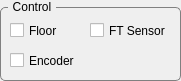
  <widget class="QGroupBox" name="groupBox_2">
   <property name="geometry">
    <rect>
     <x>130</x>
     <y>420</y>
     <width>181</width>
     <height>81</height>
    </rect>
   </property>
   <property name="styleSheet">
    <string notr="true">QGroupBox {
    border: 1px solid gray;
    border-radius: 5px;
    margin-top: 7px;
}

QGroupBox::title {
    subcontrol-origin: margin;
    left: 8px;
    padding: 0 3px 0 3px;
}

</string>
   </property>
   <property name="title">
    <string>Control</string>
   </property>
   <widget class="QCheckBox" name="CB_USE_ENCODER">
    <property name="geometry">
     <rect>
      <x>10</x>
      <y>50</y>
      <width>71</width>
      <height>21</height>
     </rect>
    </property>
    <property name="text">
     <string>Encoder</string>
    </property>
    <property name="checked">
     <bool>false</bool>
    </property>
   </widget>
   <widget class="QCheckBox" name="CB_SHOW_FLOOR">
    <property name="geometry">
     <rect>
      <x>10</x>
      <y>20</y>
      <width>71</width>
      <height>21</height>
     </rect>
    </property>
    <property name="text">
     <string>Floor</string>
    </property>
    <property name="checked">
     <bool>false</bool>
    </property>
   </widget>
   <widget class="QCheckBox" name="CB_SHOW_FT">
    <property name="geometry">
     <rect>
      <x>90</x>
      <y>20</y>
      <width>81</width>
      <height>21</height>
     </rect>
    </property>
    <property name="text">
     <string>FT Sensor</string>
    </property>
    <property name="checked">
     <bool>false</bool>
    </property>
   </widget>
  </widget>
